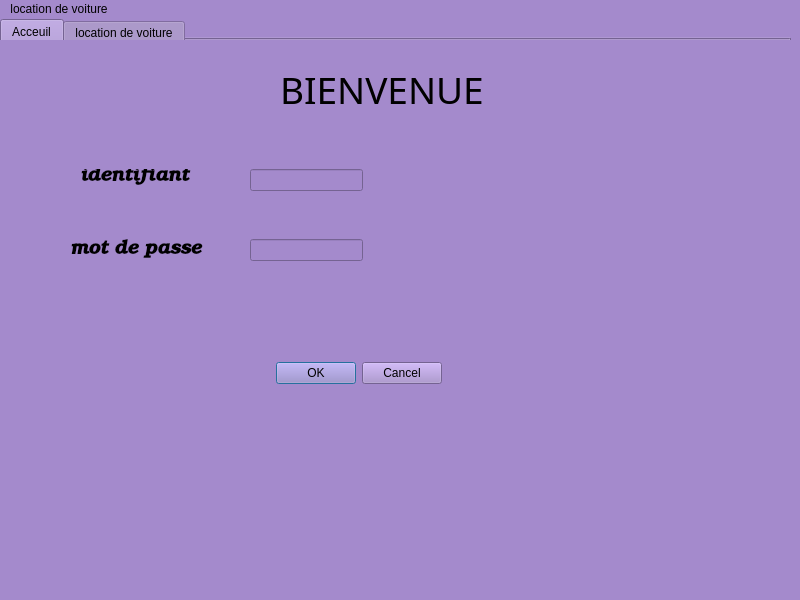
<?xml version="1.0" encoding="UTF-8"?>
<ui version="4.0">
 <class>MainWindow</class>
 <widget class="QMainWindow" name="MainWindow">
  <property name="geometry">
   <rect>
    <x>0</x>
    <y>0</y>
    <width>800</width>
    <height>600</height>
   </rect>
  </property>
  <property name="windowTitle">
   <string>MainWindow</string>
  </property>
  <property name="styleSheet">
   <string notr="true">alternate-background-color: qradialgradient(spread:pad, cx:0.5, cy:0.5, radius:0.5, fx:0.5, fy:0.5, stop:0 rgba(0, 0, 0, 0), stop:0.52 rgba(0, 0, 0, 0), stop:0.565 rgba(82, 121, 76, 33), stop:0.65 rgba(159, 235, 148, 64), stop:0.721925 rgba(255, 238, 150, 129), stop:0.77 rgba(255, 128, 128, 204), stop:0.89 rgba(191, 128, 255, 64), stop:1 rgba(0, 0, 0, 0));
background-color: rgb(164, 138, 204);
border-color: rgb(255, 170, 127);</string>
  </property>
  <widget class="QWidget" name="centralwidget">
   <widget class="QTabWidget" name="tabWidget_2">
    <property name="geometry">
     <rect>
      <x>0</x>
      <y>0</y>
      <width>791</width>
      <height>21</height>
     </rect>
    </property>
    <property name="currentIndex">
     <number>0</number>
    </property>
    <widget class="QWidget" name="tab_8">
     <attribute name="title">
      <string>Acceuil</string>
     </attribute>
    </widget>
    <widget class="QWidget" name="tab_9">
     <attribute name="title">
      <string>location de voiture</string>
     </attribute>
    </widget>
   </widget>
   <widget class="QLabel" name="label">
    <property name="geometry">
     <rect>
      <x>80</x>
      <y>150</y>
      <width>141</width>
      <height>16</height>
     </rect>
    </property>
    <property name="font">
     <font>
      <family>Bookman Old Style</family>
      <pointsize>14</pointsize>
      <weight>75</weight>
      <italic>true</italic>
      <bold>true</bold>
     </font>
    </property>
    <property name="text">
     <string>identifiant</string>
    </property>
   </widget>
   <widget class="QLabel" name="label_2">
    <property name="geometry">
     <rect>
      <x>70</x>
      <y>210</y>
      <width>181</width>
      <height>41</height>
     </rect>
    </property>
    <property name="font">
     <font>
      <family>Bookman Old Style</family>
      <pointsize>14</pointsize>
      <weight>75</weight>
      <italic>true</italic>
      <bold>true</bold>
     </font>
    </property>
    <property name="text">
     <string>mot de passe </string>
    </property>
   </widget>
   <widget class="QLineEdit" name="lineEdit">
    <property name="geometry">
     <rect>
      <x>250</x>
      <y>150</y>
      <width>113</width>
      <height>22</height>
     </rect>
    </property>
   </widget>
   <widget class="QLineEdit" name="lineEdit_2">
    <property name="geometry">
     <rect>
      <x>250</x>
      <y>220</y>
      <width>113</width>
      <height>22</height>
     </rect>
    </property>
   </widget>
   <widget class="QDialogButtonBox" name="buttonBox">
    <property name="geometry">
     <rect>
      <x>250</x>
      <y>340</y>
      <width>192</width>
      <height>28</height>
     </rect>
    </property>
    <property name="standardButtons">
     <set>QDialogButtonBox::Cancel|QDialogButtonBox::Ok</set>
    </property>
   </widget>
   <widget class="QLabel" name="label_3">
    <property name="geometry">
     <rect>
      <x>280</x>
      <y>50</y>
      <width>261</width>
      <height>41</height>
     </rect>
    </property>
    <property name="font">
     <font>
      <family>Bauhaus 93</family>
      <pointsize>28</pointsize>
     </font>
    </property>
    <property name="text">
     <string>BIENVENUE</string>
    </property>
   </widget>
  </widget>
  <widget class="QMenuBar" name="menubar">
   <property name="geometry">
    <rect>
     <x>0</x>
     <y>0</y>
     <width>800</width>
     <height>26</height>
    </rect>
   </property>
   <widget class="QMenu" name="menulocation_de_voiture">
    <property name="title">
     <string>location de voiture</string>
    </property>
   </widget>
   <addaction name="menulocation_de_voiture"/>
  </widget>
  <widget class="QStatusBar" name="statusbar"/>
 </widget>
 <resources/>
 <connections/>
</ui>
